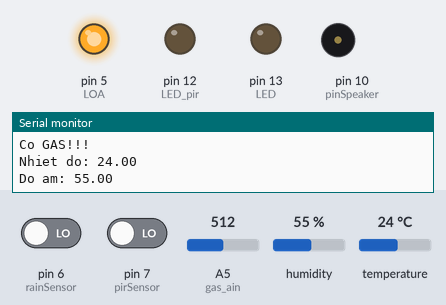
The sketch below on a simulated Arduino Uno, built with avr-gcc and run on an emulated ATmega328P. Parts: output pins drawn as LEDs (lit = HIGH), buzzer (waves = sounding, pin HIGH), the last lines printed to the serial monitor. The test bench sets the inputs (shaded band); at power-on: pin 6 (rainSensor) LOW, A5 (gas_ain) = 512, pin 7 (pirSensor) LOW, humidity 55 %, temperature 24 °C.

Above: at 4.0 s.
4.1 s: pin 6 (rainSensor) driven HIGH
8.2 s: A5 (gas_ain) set to 418
12.3 s: A5 (gas_ain) set to 384
At 13.3 s:
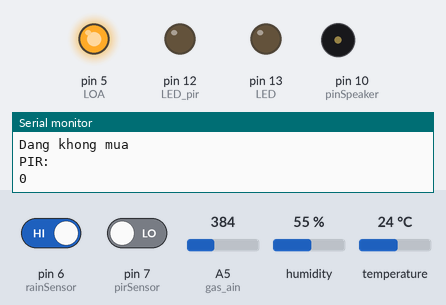
16.4 s: pin 7 (pirSensor) driven HIGH
At 16.93 s:
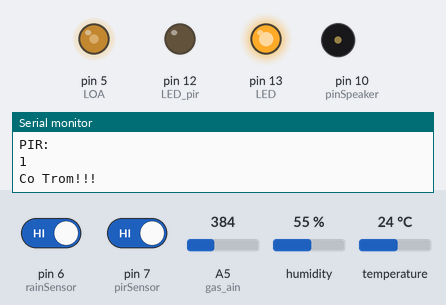
20.5 s: pin 7 (pirSensor) driven LOW
At 21.3 s:
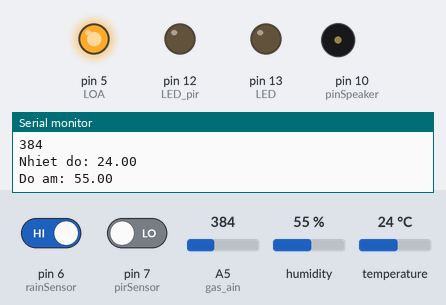
24.6 s: pin 6 (rainSensor) driven LOW
At 24.8 s:
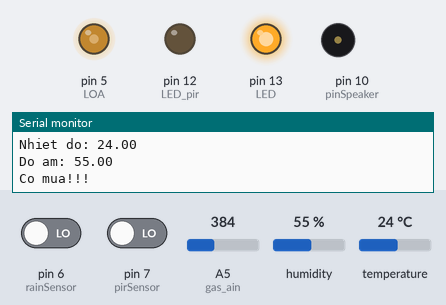
Timing chart, 0 to 29.7 s (numbered marks = the images above; inputs shaded):
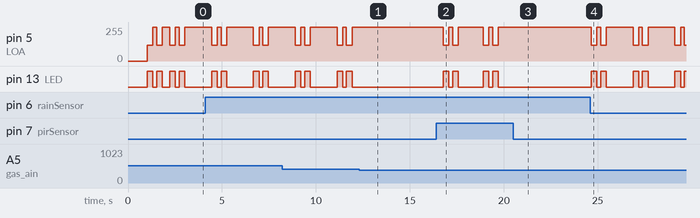

The sketch:

arduino_sensor.ino
```cpp
#include <ArduinoJson.h>
#include <SoftwareSerial.h>
#include <SerialCommand.h>
#include <Wire.h>
#include "DHT.h"
const byte RX = 3;          // Chân 3 được dùng làm chân RX
const byte TX = 2;          // Chân 2 được dùng làm chân TX
SoftwareSerial mySerial = SoftwareSerial(RX, TX);
//Variables
SerialCommand sCmd(mySerial); // Khai báo biến sử dụng thư viện Serial Command

const int DHTPIN = 9;       //Đọc dữ liệu từ DHT11 ở chân 9 trên mạch Arduino
const int DHTTYPE = DHT11;  //Khai báo loại cảm biến, có 2 loại là DHT11 và DHT22
int isWarning = 1;
DHT dht(DHTPIN, DHTTYPE);

int LED = 13;        // chọn chân 13 báo hiệu LED
int LED_pir = 12;
int pirSensor = 7;       // chọn ngõ tín hiệu vào cho PIR
//int pirState = LOW;     // Bắt đầu với không có báo động
int val = 0;
int pinSpeaker = 10; //chọn chân cho chuông khi có đột nhập
int LOA = 5;            // loa,den ket noi Pin 5
//int gas_din=9;                  // Dout ket noi Pin 9
int gas_ain = A5;                   // Aout ket noi Pin A5
int ad_value;  // bien luu gia tri adc
int rainSensor = 6; // Chân tín hiệu cảm biến mưa ở chân digital 6 (arduino)
int gasThres = 400;
int flagrain=0;
int flagGas=0;
int activeSercurity = 0;
//int activeArlertGas = 1;
int stop_alert = 0;
// hay them tinh nang tat bao dong vao speech android. No se gui 1 message LOW all Loa.

int state = LOW;             // by default, no motion detected
void setup()
{
  pinMode(LED, OUTPUT);
  pinMode(LED_pir, OUTPUT);
  pinMode(pirSensor, INPUT);
  pinMode(pinSpeaker, OUTPUT);
  pinMode(rainSensor,INPUT);
  //pinMode(gas_din,INPUT);            // set Input
  pinMode(gas_ain,INPUT);            // set Input
  pinMode(LOA,OUTPUT);        // set Output
  Serial.begin(9600);
  mySerial.begin(9600);
  sCmd.addCommand("ACTIVE_SECURITY", changeSecurityStt); //Khi có lệnh thì sẽ thực thi hàm
  sCmd.addCommand("STOP_ALERT", stopAlertStt); //Khi có lệnh thì sẽ thực thi hàm
  Serial.println("Da san sang nhan lenh");
  flagrain = 0;
  dht.begin();
}

void loop(){
  sCmd.readSerial();
  float hum = dht.readHumidity();    //Đọc độ ẩm
  float tem = dht.readTemperature(); //Đọc nhiệt độ

  Serial.print("Nhiet do: ");
  Serial.println(tem);               //Xuất nhiệt độ
  Serial.print("Do am: ");
  Serial.println(hum);               //Xuất độ ẩm

  Serial.println();                //Xuống hàng
  delay(1000);                     //Đợi 1 giây


  int value = digitalRead(rainSensor);//Đọc tín hiệu cảm biến mưa
  if (value == HIGH ) { // Cảm biến đang không mưa

    flagrain = 0;       //flag rain de khoi dong gửi notification
    stop_alert = 0; // khi het mua, khoi dong lai chế độ cảnh báo cho cơm mưa tiếp theo.
    Serial.println("Dang khong mua");

  } else if(value == LOW ){ // Co mưa
      //  bao dong
      if(stop_alert == 0){
        warning("Co mua!!!");
      }
      if(flagrain == 0){
        // tạo notificaton & send here
        flagrain =1;
      }
  }


    val = digitalRead(pirSensor);   // read sensor value
    Serial.println("PIR:");
    Serial.println(val);
    if (val == HIGH) {           // check if the sensor is HIGH
//      digitalWrite(LED_pir, HIGH);   // turn LED ON
      warning("Co Trom!!!");
      delay(100);                // delay 100 milliseconds

      if (state == LOW) {
        Serial.println("Motion detected!");
        state = HIGH;       // update variable state to HIGH
      }
    }
    else {
        digitalWrite(LED_pir, LOW); // turn LED OFF
        delay(200);             // delay 200 milliseconds

        if (state == HIGH){
          Serial.println("Motion stopped!");
          state = LOW;       // update variable state to LOW
      }
    }
//
  ad_value = analogRead(gas_ain);          // doc gia tri adc
  Serial.println(ad_value);

if (ad_value < gasThres) { // không rò rỉ gas

    flagGas = 0;       //flag gas de khoi dong gửi notification
  } else if(ad_value > gasThres){ // Co gas
      //  bao dong
      warning("Co GAS!!!");
      if( flagGas == 0 ){
        // tạo notificaton & send here
        flagrain =1;
      }
  }
}

void warning(String notification){

          digitalWrite(LED, HIGH);        // bật đèn LED.
          analogWrite(LOA, 120);           // phát LOA cảnh báo.
          Serial.println(notification);
          delay(300);
          digitalWrite(LED, LOW);
          analogWrite(LOA, -1);
          delay(200);

          digitalWrite(LED, HIGH);        // bật đèn LED.
          analogWrite(LOA, 120);           // phát LOA cảnh báo.
          Serial.println(notification);
          delay(300);
          digitalWrite(LED, LOW);
          analogWrite(LOA, -1);
          delay(200);
          Serial.println(notification);
}
void changeSecurityStt() {
  Serial.println("ACTIVE_SECURITY");
  char *json = sCmd.next(); //Chỉ cần một dòng này để đọc tham số nhận đươc
  Serial.println(json);
  StaticJsonBuffer<200> jsonBuffer; //tạo Buffer json có khả năng chứa tối đa 200 ký tự
  JsonObject& root = jsonBuffer.parseObject(json);//đặt một biến root mang kiểu json
  int stt = root["ACTIVE_STT"];
  activeSercurity=stt;
  Serial.println(activeSercurity);

}
void stopAlertStt() {
  Serial.println("STOP_ALERT");
  char *json = sCmd.next(); //Chỉ cần một dòng này để đọc tham số nhận đươc
  Serial.println(json);
  StaticJsonBuffer<200> jsonBuffer; //tạo Buffer json có khả năng chứa tối đa 200 ký tự
  JsonObject& root = jsonBuffer.parseObject(json);//đặt một biến root mang kiểu json
  int stt = root["ACTIVE_STT"];
  stop_alert=stt;
  Serial.println(activeSercurity);
}
void sendToESP(String command, int stt){
      StaticJsonBuffer<200> jsonBuffer;
      JsonObject& root = jsonBuffer.createObject();
      root["stt"] = stt;
      mySerial.print(command);   //gửi tên lệnh
      mySerial.print('\r');           // gửi \r
      root.printTo(mySerial); //gửi chuỗi JSON
      mySerial.print('\r');           // gửi \r

}
void sendGraphData(int hum, int temp){
      StaticJsonBuffer<200> jsonBuffer;
      JsonObject& root = jsonBuffer.createObject();
      root["hum"] = hum;
      root["temp"] = temp;
      mySerial.print("GRAPH");   //gửi tên lệnh
      mySerial.print('\r');           // gửi \r
      root.printTo(mySerial); //gửi chuỗi JSON
      mySerial.print('\r');           // gửi \r

}
//void playTone(long duration, int freq)
//{
//  duration *= 1000;
//  int period = (1.0 / freq) * 1000000;
//  long elapsed_time = 0;
//  while (elapsed_time < duration)
//  {
//    digitalWrite(pinSpeaker,HIGH);
//    delayMicroseconds(period / 2);
//    digitalWrite(pinSpeaker, LOW);
//    delayMicroseconds(period / 2);
//    elapsed_time += (period);
//  }
//}
```

Measured:
- after the input at 12.3 s, pin 5 (LOA): stops changing and stays 255/255; pin 13 (LED): stops changing and stays LOW
- after the input at 16.4 s, pin 5 (LOA): 255/255 → 120/255 after 0.38 s, → 255/255 0.30 s later, → 120/255 0.20 s later, → 255/255 0.30 s later, … (8 changes in this stretch); pin 13 (LED): LOW → HIGH after 0.38 s, → LOW 0.30 s later, → HIGH 0.20 s later, → LOW 0.30 s later, … (8 changes in this stretch)
- after the input at 20.5 s, pin 5 (LOA): stops changing and stays 255/255; pin 13 (LED): stops changing and stays LOW
- after the input at 24.6 s, pin 5 (LOA): 255/255 → 120/255 after 0.06 s, then repeats every 2.2 s: 255/255 0.20 s, 120/255 0.30 s, 255/255 1.4 s, 120/255 0.30 s; pin 13 (LED): LOW → HIGH after 0.06 s, then repeats every 2.2 s: LOW 0.20 s, HIGH 0.30 s, LOW 1.4 s, HIGH 0.30 s
